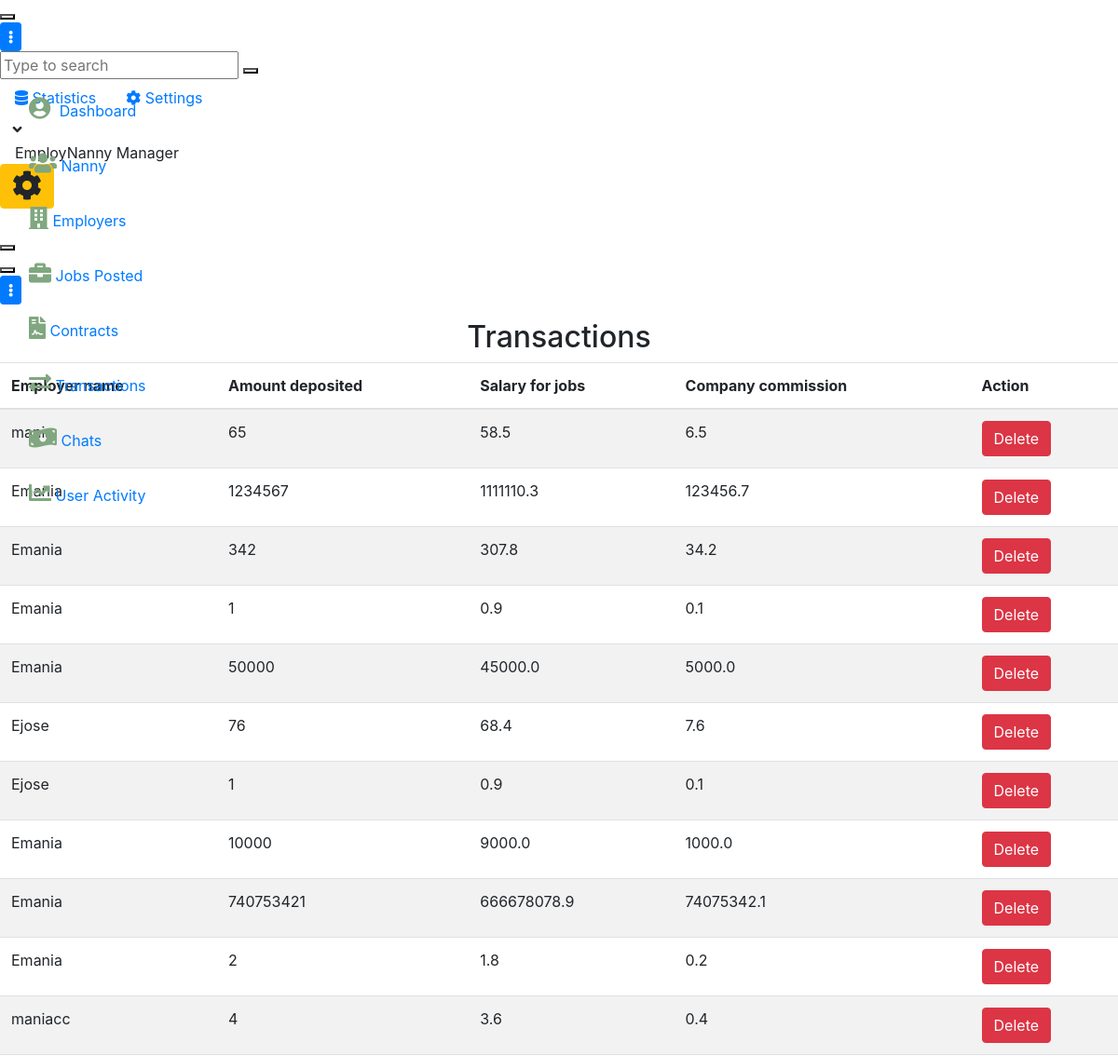
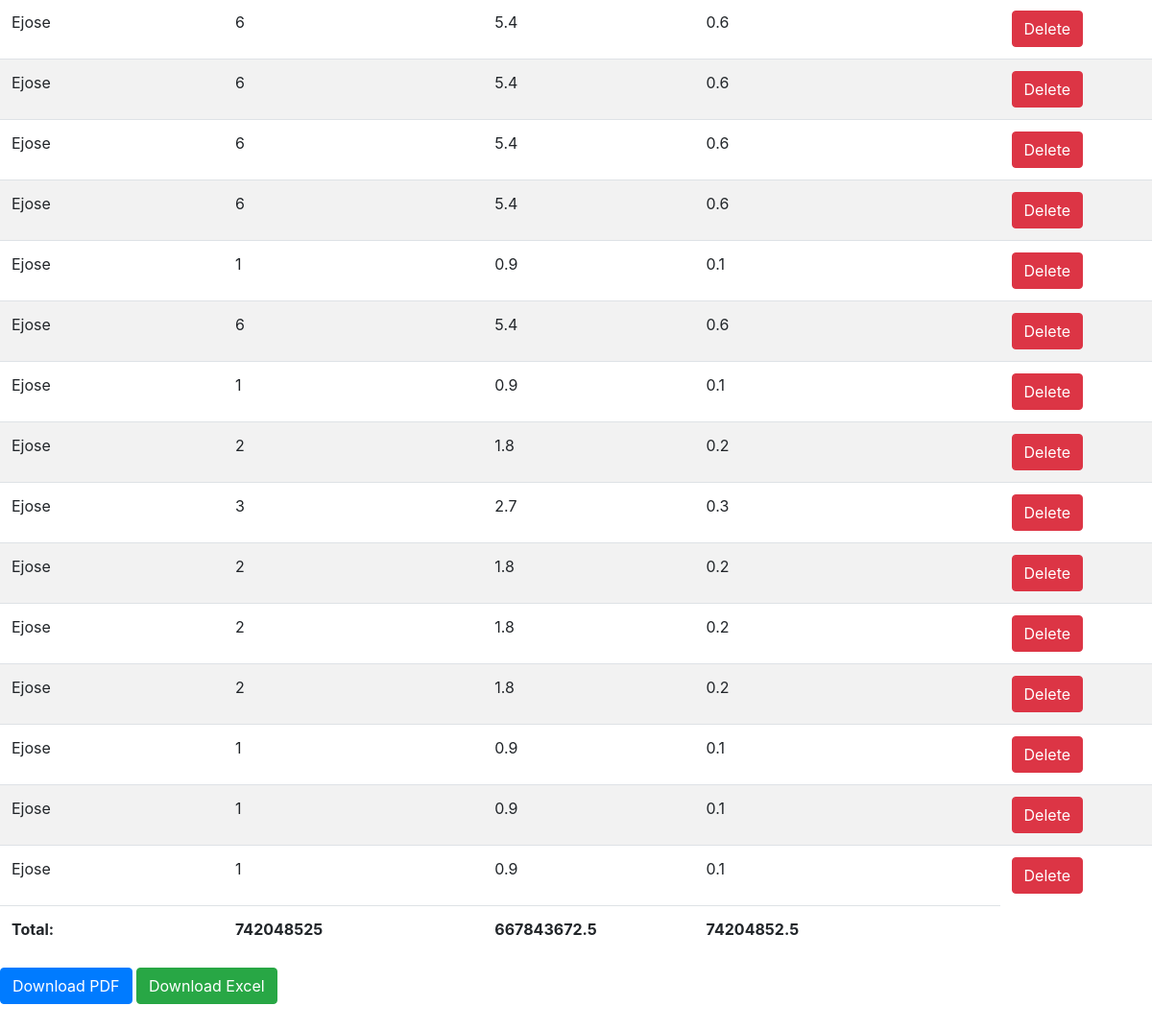
/reports/transaction_list/, run on an earlier commit of the app's database (2 pictures, top to bottom).
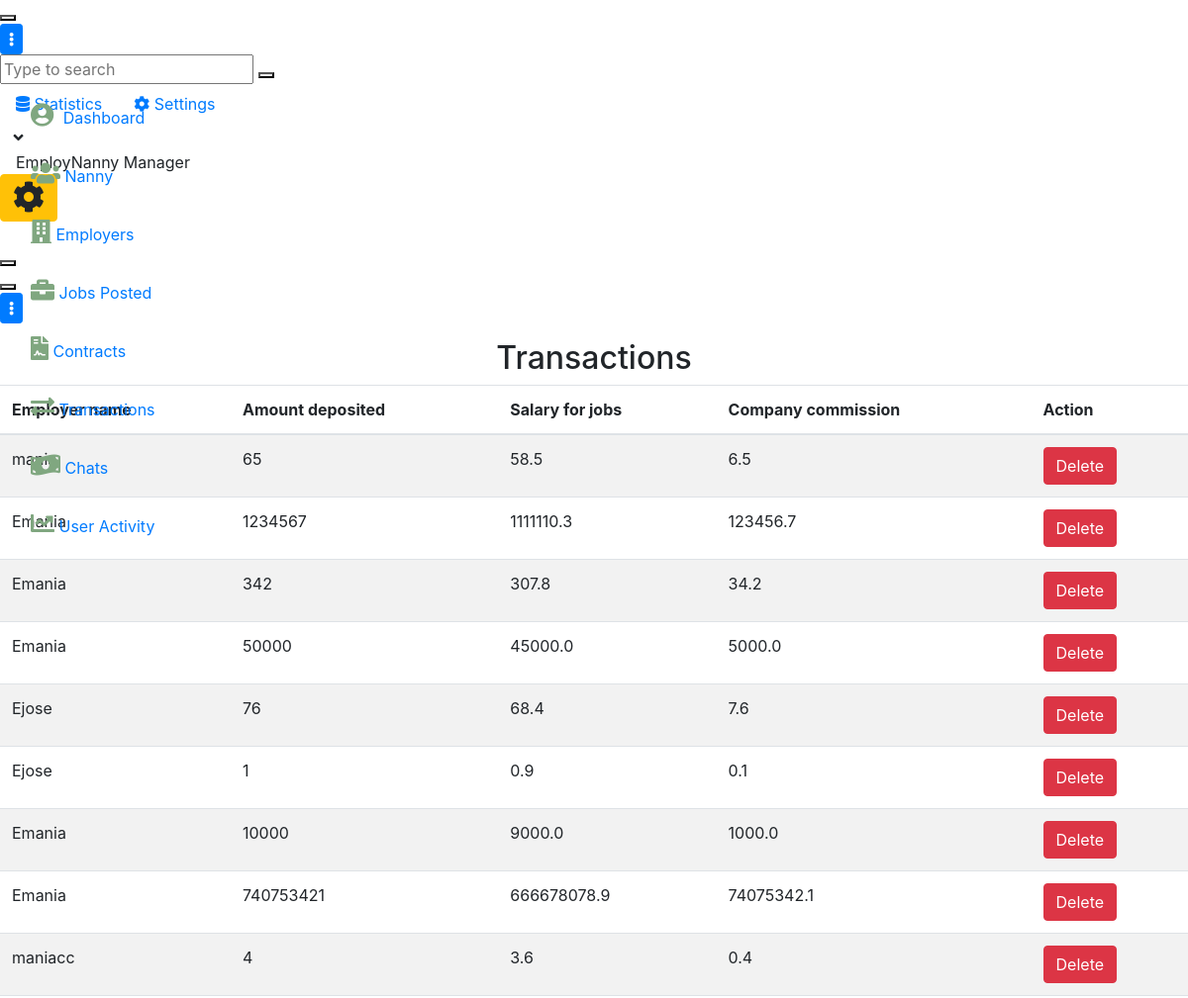
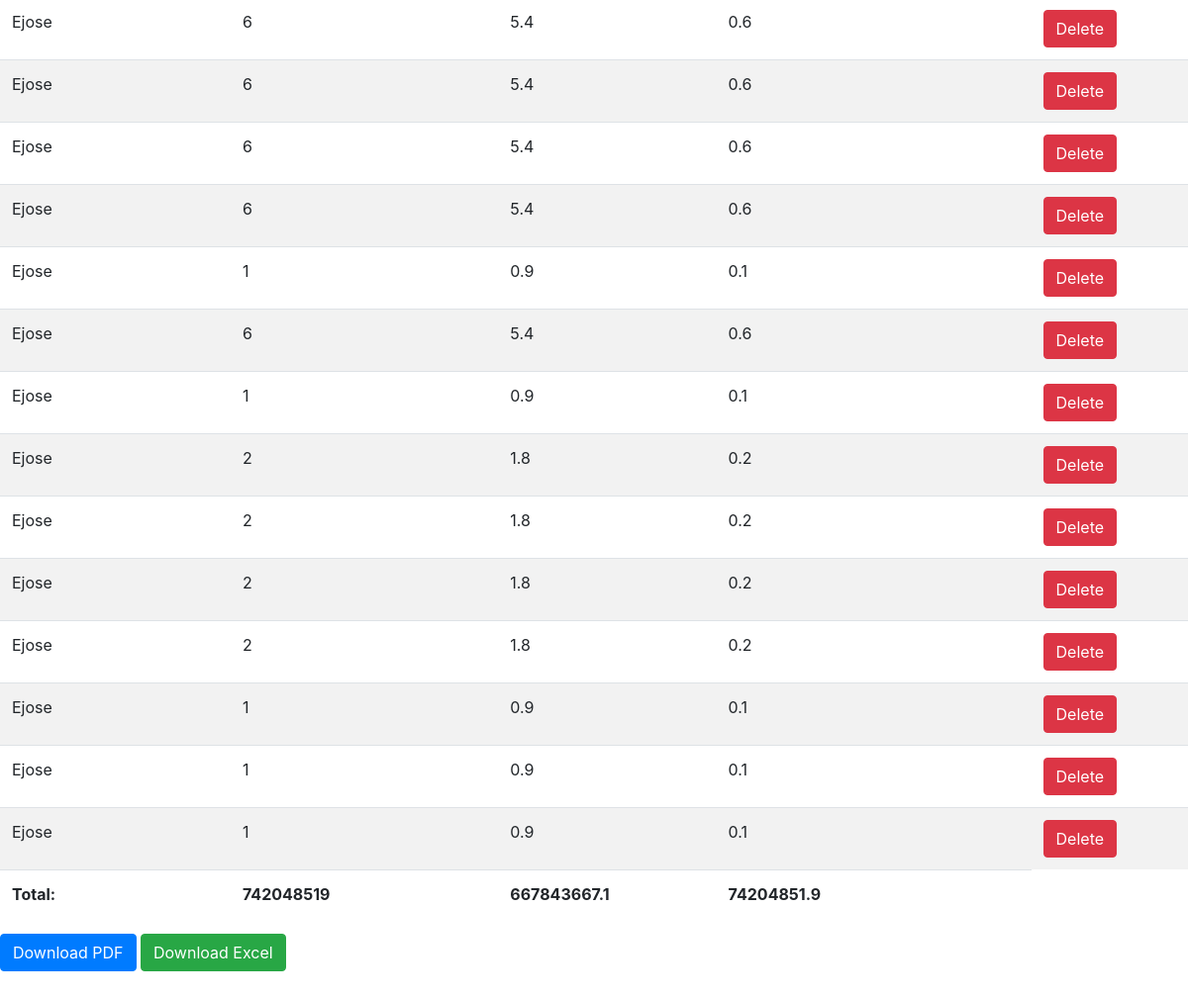
And on a later commit of the database (2 pictures, top to bottom).
### payment/models.py (models this page shows, shortened)
class Payment(models.Model):
    PAYMENT_STATUS_CHOICES = [
        ('pending', 'Pending'),
        ('success', 'Success'),
        ('failure', 'Failure'),
    ]
    user = models.ForeignKey(User, on_delete=models.CASCADE)
    phone_number = models.PositiveIntegerField()
    amount = models.IntegerField()
    timestamp = models.DateTimeField(auto_now_add=True)
    status = models.CharField(
        max_length=10, choices=PAYMENT_STATUS_CHOICES, default='pending')
    description = models.TextField()

### AdminReports/views.py (the view)
# urls.py: path('transaction_list/', views.transaction_list, name='transaction_list'),
def transaction_list(request):
    payments = Payment.objects.all()
    total_amount = payments.aggregate(Sum('amount'))['amount__sum']
    total_commission = round(total_amount * 0.1, 2)
    total_salary = round(total_amount*0.9, 2)
    for payment in payments:
        payment.company_commission = round(payment.amount * 0.1, 2)
        payment.salary = round(payment.amount - payment.company_commission, 2)
    context = {
        'payments': payments,
        'total_amount': total_amount,
        'total_commission': total_commission,
        'total_salary': total_salary
    }
    return render(request, 'admin/transaction_list.html', context)

### AdminReports/templates/admin/transaction_list.html
  {% extends 'admin/baseadmin.html' %}
{% block content %}
</div>
                <div class="app-main__outer">
<div class="app-main__inner">
<h2 class="text-center">Transactions </h2>
  <table class="table table-striped table-hover">
    <thead>
      <tr>
        <th>Employer name</th>
        <th>Amount deposited</th>
        <th>Salary for jobs</th>
        <th>Company commission</th>
        <th>Action</th>
      </tr>
    </thead>
    <tbody>
      {% for payment in payments %}
      <tr>
        <td>{{ payment.user.username }}</td>
        <td>{{ payment.amount }}</td>
        <td>{{ payment.salary }}</td>
        <td>{{ payment.company_commission }}</td>
        <td><a href="{% url 'delete_transaction' payment.id %}" class="btn btn-danger">Delete</a></td>
      </tr>
      {% endfor %}
    </tbody>
    <tfoot>
      <tr>
        <td><strong>Total:</strong></td>
        <td><strong>{{ total_amount }}</strong></td>
        <td><strong>{{ total_salary }}</strong></td>
        <td><strong>{{ total_commission }}</strong></td>
      </tr>
    </tfoot>
  </table>
<a href="{% url 'generate_transaction_pdf' %}" class="btn btn-primary">Download PDF</a>
<a href="{% url 'export-excel' %}" class="btn btn-success">Download Excel</a>
</div>
</div>
{% endblock content %}

What changed in the data, as far as the page shows it:
removed Payment: user.username "Emania", amount "1", salary "0.9", company_commission "0.1"
removed Payment: user.username "Emania", amount "2", salary "1.8", company_commission "0.2"
removed Payment: user.username "Ejose", amount "3", salary "2.7", company_commission "0.3"
Also different on the page:
{{ total_amount }}: "742048525" → "742048519"
{{ total_salary }}: "667843672.5" → "667843667.1"
{{ total_commission }}: "74204852.5" → "74204851.9"
